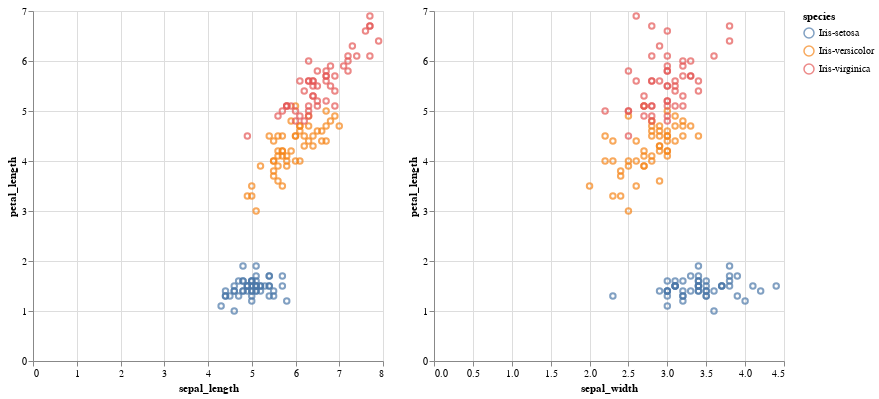

The notebook cell saved with this chart:
### Code cell
brush = alt.selection(type='interval', resolve='global')

base = alt.Chart(df).mark_point().encode(
    y='petal_length:Q',
    color=alt.condition(brush, 'species:N', alt.ColorValue('gray')),
).add_selection(
    brush
).properties(
    width=350,
    height=350
)

base.encode(x='sepal_length:Q') | base.encode(x='sepal_width:Q')

### Figure 1 — Vega-Lite specification as saved in the notebook (floating-point values rounded to 4 significant figures; data arrays with more than 128 entries replaced by an {"elided": "..."} marker saying what was removed)
{"config": {"view": {"continuousWidth": 300, "continuousHeight": 300}}, "hconcat": [{"mark": {"type": "point"}, "encoding": {"color": {"condition": {"param": "param_1", "field": "species", "type": "nominal"}, "value": "gray"}, "x": {"field": "sepal_length", "type": "quantitative"}, "y": {"field": "petal_length", "type": "quantitative"}}, "height": 350, "name": "view_1", "width": 350}, {"mark": {"type": "point"}, "encoding": {"color": {"condition": {"param": "param_1", "field": "species", "type": "nominal"}, "value": "gray"}, "x": {"field": "sepal_width", "type": "quantitative"}, "y": {"field": "petal_length", "type": "quantitative"}}, "height": 350, "name": "view_2", "width": 350}], "data": {"name": "data-2d94771ea62125b445223a5fc16e2995"}, "params": [{"name": "param_1", "select": {"type": "interval", "resolve": "global"}, "views": ["view_1", "view_2"]}], "$schema": "https://vega.github.io/schema/vega-lite/v5.8.0.json", "datasets": {"data-2d94771ea62125b445223a5fc16e2995": {"elided": "150 records"}}}
